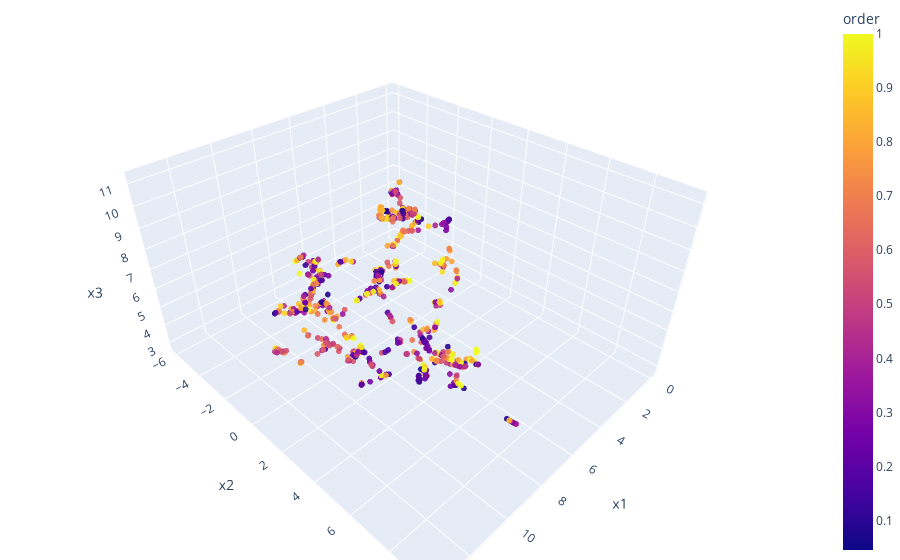

Source (notebook cell):
### Code cell
fig = px.scatter_3d(df, x='x1', y='x2', z='x3',
              color='order', opacity=0.9)

fig.update_traces(marker_size=2)

# tight layout
fig.update_layout(margin=dict(l=0, r=0, b=0, t=0))
fig.show()

### Figure 1 — Plotly figure (JSON) as saved in the notebook; plotly's stock layout.template omitted (floating-point values rounded to 4 significant figures; data arrays with more than 128 entries replaced by an {"elided": "..."} marker saying what was removed)
{"data": [{"hovertemplate": "x1=%{x}<br>x2=%{y}<br>x3=%{z}<br>order=%{marker.color}<extra></extra>", "legendgroup": "", "marker": {"color": {"elided": "754 float values"}, "coloraxis": "coloraxis", "opacity": 0.9, "size": 2, "symbol": "circle"}, "mode": "markers", "name": "", "scene": "scene", "showlegend": false, "type": "scatter3d", "x": {"elided": "754 float values"}, "y": {"elided": "754 float values"}, "z": {"elided": "754 float values"}}], "layout": {"coloraxis": {"colorbar": {"title": {"text": "order"}}, "colorscale": [[0, "#0d0887"], [0.1111, "#46039f"], [0.2222, "#7201a8"], [0.3333, "#9c179e"], [0.4444, "#bd3786"], [0.5556, "#d8576b"], [0.6667, "#ed7953"], [0.7778, "#fb9f3a"], [0.8889, "#fdca26"], [1, "#f0f921"]]}, "legend": {"tracegroupgap": 0}, "margin": {"b": 0, "l": 0, "r": 0, "t": 0}, "scene": {"domain": {"x": [0, 1], "y": [0, 1]}, "xaxis": {"title": {"text": "x1"}}, "yaxis": {"title": {"text": "x2"}}, "zaxis": {"title": {"text": "x3"}}}}}
